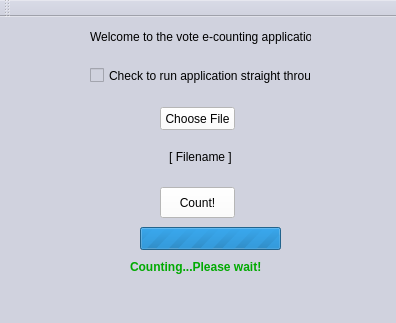
<?xml version="1.0" encoding="UTF-8"?>
<ui version="4.0">
 <class>MainWindow</class>
 <widget class="QMainWindow" name="MainWindow">
  <property name="geometry">
   <rect>
    <x>0</x>
    <y>0</y>
    <width>396</width>
    <height>323</height>
   </rect>
  </property>
  <property name="windowTitle">
   <string>E-Count</string>
  </property>
  <property name="autoFillBackground">
   <bool>false</bool>
  </property>
  <property name="styleSheet">
   <string notr="true">background-color: rgb(208, 210, 222);</string>
  </property>
  <widget class="QWidget" name="centralWidget">
   <widget class="QLabel" name="welcomeLbl">
    <property name="geometry">
     <rect>
      <x>90</x>
      <y>10</y>
      <width>221</width>
      <height>20</height>
     </rect>
    </property>
    <property name="text">
     <string>Welcome to the vote e-counting application!</string>
    </property>
   </widget>
   <widget class="QLabel" name="fileNameLbl">
    <property name="geometry">
     <rect>
      <x>120</x>
      <y>119</y>
      <width>161</width>
      <height>41</height>
     </rect>
    </property>
    <property name="text">
     <string>[ Filename ]</string>
    </property>
    <property name="alignment">
     <set>Qt::AlignCenter</set>
    </property>
    <property name="wordWrap">
     <bool>true</bool>
    </property>
   </widget>
   <widget class="QPushButton" name="chooseFileBtn">
    <property name="geometry">
     <rect>
      <x>160</x>
      <y>90</y>
      <width>75</width>
      <height>23</height>
     </rect>
    </property>
    <property name="palette">
     <palette>
      <active>
       <colorrole role="Button">
        <brush brushstyle="SolidPattern">
         <color alpha="255">
          <red>255</red>
          <green>255</green>
          <blue>255</blue>
         </color>
        </brush>
       </colorrole>
       <colorrole role="Base">
        <brush brushstyle="SolidPattern">
         <color alpha="255">
          <red>255</red>
          <green>255</green>
          <blue>255</blue>
         </color>
        </brush>
       </colorrole>
       <colorrole role="Window">
        <brush brushstyle="SolidPattern">
         <color alpha="255">
          <red>255</red>
          <green>255</green>
          <blue>255</blue>
         </color>
        </brush>
       </colorrole>
      </active>
      <inactive>
       <colorrole role="Button">
        <brush brushstyle="SolidPattern">
         <color alpha="255">
          <red>255</red>
          <green>255</green>
          <blue>255</blue>
         </color>
        </brush>
       </colorrole>
       <colorrole role="Base">
        <brush brushstyle="SolidPattern">
         <color alpha="255">
          <red>255</red>
          <green>255</green>
          <blue>255</blue>
         </color>
        </brush>
       </colorrole>
       <colorrole role="Window">
        <brush brushstyle="SolidPattern">
         <color alpha="255">
          <red>255</red>
          <green>255</green>
          <blue>255</blue>
         </color>
        </brush>
       </colorrole>
      </inactive>
      <disabled>
       <colorrole role="Button">
        <brush brushstyle="SolidPattern">
         <color alpha="255">
          <red>255</red>
          <green>255</green>
          <blue>255</blue>
         </color>
        </brush>
       </colorrole>
       <colorrole role="Base">
        <brush brushstyle="SolidPattern">
         <color alpha="255">
          <red>255</red>
          <green>255</green>
          <blue>255</blue>
         </color>
        </brush>
       </colorrole>
       <colorrole role="Window">
        <brush brushstyle="SolidPattern">
         <color alpha="255">
          <red>255</red>
          <green>255</green>
          <blue>255</blue>
         </color>
        </brush>
       </colorrole>
      </disabled>
     </palette>
    </property>
    <property name="styleSheet">
     <string notr="true">background-color: rgb(255, 255, 255);</string>
    </property>
    <property name="text">
     <string>Choose File</string>
    </property>
    <property name="default">
     <bool>false</bool>
    </property>
    <property name="flat">
     <bool>false</bool>
    </property>
   </widget>
   <widget class="QPushButton" name="countBtn">
    <property name="geometry">
     <rect>
      <x>160</x>
      <y>170</y>
      <width>75</width>
      <height>31</height>
     </rect>
    </property>
    <property name="styleSheet">
     <string notr="true">background-color: rgb(255, 255, 255);</string>
    </property>
    <property name="text">
     <string>Count!</string>
    </property>
   </widget>
   <widget class="QLabel" name="counting_lbl">
    <property name="enabled">
     <bool>true</bool>
    </property>
    <property name="geometry">
     <rect>
      <x>130</x>
      <y>240</y>
      <width>131</width>
      <height>20</height>
     </rect>
    </property>
    <property name="font">
     <font>
      <weight>75</weight>
      <bold>true</bold>
     </font>
    </property>
    <property name="styleSheet">
     <string notr="true">color: rgb(0, 170, 0);</string>
    </property>
    <property name="text">
     <string>Counting...Please wait!</string>
    </property>
   </widget>
   <widget class="QCheckBox" name="runFormatCheckbox">
    <property name="geometry">
     <rect>
      <x>90</x>
      <y>50</y>
      <width>221</width>
      <height>17</height>
     </rect>
    </property>
    <property name="text">
     <string>Check to run application straight through</string>
    </property>
   </widget>
   <widget class="QProgressBar" name="progressBar">
    <property name="geometry">
     <rect>
      <x>140</x>
      <y>210</y>
      <width>141</width>
      <height>23</height>
     </rect>
    </property>
    <property name="maximum">
     <number>0</number>
    </property>
    <property name="value">
     <number>0</number>
    </property>
   </widget>
  </widget>
  <widget class="QMenuBar" name="menuBar">
   <property name="geometry">
    <rect>
     <x>0</x>
     <y>0</y>
     <width>396</width>
     <height>21</height>
    </rect>
   </property>
  </widget>
  <widget class="QToolBar" name="mainToolBar">
   <attribute name="toolBarArea">
    <enum>TopToolBarArea</enum>
   </attribute>
   <attribute name="toolBarBreak">
    <bool>false</bool>
   </attribute>
  </widget>
  <widget class="QStatusBar" name="statusBar"/>
 </widget>
 <layoutdefault spacing="6" margin="11"/>
 <resources/>
 <connections/>
</ui>
